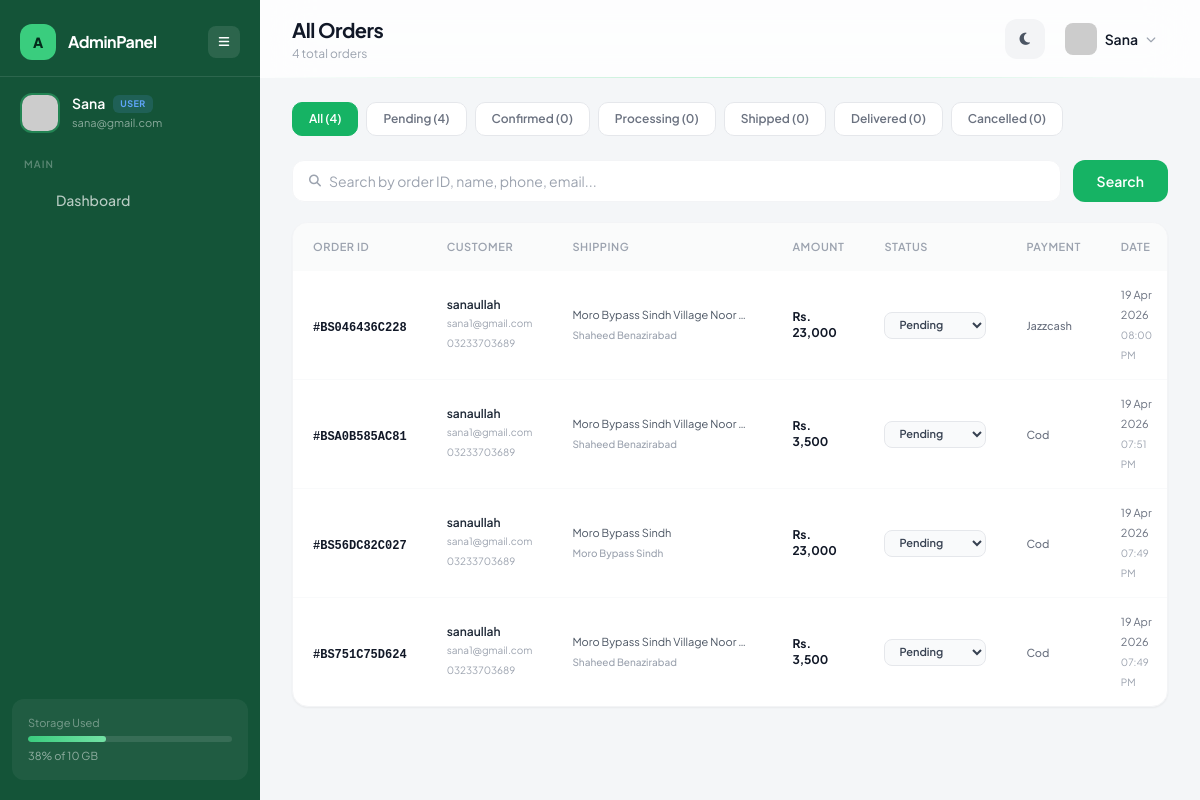
/backend/Order.php (signed in), run on the app's committed database.
### tables this page shows
CREATE TABLE `users` (
  `id` int(11) NOT NULL,
  `name` varchar(100) DEFAULT NULL,
  `email` varchar(100) DEFAULT NULL,
  `password` varchar(255) DEFAULT NULL,
  `image` varchar(255) DEFAULT NULL,
  `phone` varchar(20) DEFAULT NULL,
  `address` text DEFAULT NULL,
  `role` enum('user','admin') DEFAULT 'user',
  `created_at` timestamp NOT NULL DEFAULT current_timestamp()
);

CREATE TABLE `orders` (
  `id` int(11) NOT NULL,
  `order_id` varchar(50) NOT NULL,
  `user_id` int(11) NOT NULL,
  `total_amount` decimal(10,2) NOT NULL,
  `shipping_name` varchar(100) NOT NULL,
  `shipping_phone` varchar(20) NOT NULL,
  `shipping_address` text NOT NULL,
  `shipping_city` varchar(100) NOT NULL,
  `payment_method` varchar(50) NOT NULL DEFAULT 'cod',
  `status` enum('pending','confirmed','shipped','delivered','cancelled') NOT NULL DEFAULT 'pending',
  `created_at` timestamp NOT NULL DEFAULT current_timestamp()
);

### backend/Order.php (the view, shortened to what this page needs)
<?php
include("config/db.php");
 $uid = $_SESSION['user_id'];
 $user_res = mysqli_query($conn, "SELECT name, email, image, role FROM users WHERE id = $uid");
 $user = mysqli_fetch_assoc($user_res);
 $user_name = $user['name'] ?? 'Unknown';
 $user_email = $user['email'] ?? '';
 $user_image = !empty($user['image']) ? 'uploads/' . $user['image'] : 'https://ui-avatars.com/api/?name=' . urlencode($user_name) . '&background=16b364&color=fff&bold=true';
 $user_role = ucfirst($user['role'] ?? 'user');
 $status_filter = isset($_GET['status']) ? mysqli_real_escape_string($conn, $_GET['status']) : '';
 $search = isset($_GET['search']) ? mysqli_real_escape_string($conn, trim($_GET['search'])) : '';
 $page = max(1, (int)($_GET['page'] ?? 1));
 $limit = 15;
 $offset = ($page - 1) * $limit;
 $where = "1=1";
 $total_res = mysqli_query($conn, "SELECT COUNT(*) as c FROM orders o LEFT JOIN users u ON u.id = o.user_id WHERE $where");
 $total_orders = mysqli_fetch_assoc($total_res)['c'];
 $orders_res = mysqli_query($conn, "
    SELECT o.*, u.email AS user_email
    FROM orders o
    LEFT JOIN users u ON u.id = o.user_id
    WHERE $where
    ORDER BY o.created_at DESC
    LIMIT $limit OFFSET $offset
");
 $counts = [
    'all'       => mysqli_fetch_assoc(mysqli_query($conn, "SELECT COUNT(*) as c FROM orders"))['c'],
    'pending'   => mysqli_fetch_assoc(mysqli_query($conn, "SELECT COUNT(*) as c FROM orders WHERE status='pending'"))['c'],
    'confirmed' => mysqli_fetch_assoc(mysqli_query($conn, "SELECT COUNT(*) as c FROM orders WHERE status='confirmed'"))['c'],
    'processing'=> mysqli_fetch_assoc(mysqli_query($conn, "SELECT COUNT(*) as c FROM orders WHERE status='processing'"))['c'],
    'shipped'   => mysqli_fetch_assoc(mysqli_query($conn, "SELECT COUNT(*) as c FROM orders WHERE status='shipped'"))['c'],
    'delivered' => mysqli_fetch_assoc(mysqli_query($conn, "SELECT COUNT(*) as c FROM orders WHERE status='delivered'"))['c'],
    'cancelled' => mysqli_fetch_assoc(mysqli_query($conn, "SELECT COUNT(*) as c FROM orders WHERE status='cancelled'"))['c'],
];
?>
<!DOCTYPE html>
<html lang="en">
<head>
<script src="https://cdn.tailwindcss.com"></script>
<link rel="stylesheet" href="https://cdnjs.cloudflare.com/ajax/libs/font-awesome/6.5.0/css/all.min.css">
</head>
<body class="bg-[#f4f6f8] dark:bg-[#0a0f0d] transition-colors duration-500 min-h-screen">
<aside id="sidebar" class="sidebar-glass fixed left-0 top-0 h-full w-[260px] text-white z-50 transition-all duration-300 flex flex-col">
  <div class="flex items-center justify-between px-5 pt-6 pb-4">
    <div class="flex items-center gap-3">
      <div class="w-9 h-9 rounded-xl bg-brand-400 flex items-center justify-center text-brand-950 font-extrabold text-sm shrink-0">A</div>
      <span class="sidebar-logo-text font-bold text-base tracking-tight transition-all duration-300">AdminPanel</span>
    </div>
    <button onclick="toggleSidebar()" class="w-8 h-8 rounded-lg bg-white/10 hover:bg-white/20 flex items-center justify-center transition text-sm"><i class="fa-solid fa-bars text-xs"></i></button>
  </div>
  <div class="px-5 py-4 flex items-center gap-3 border-t border-white/10">
    <img src="<?= $user_image ?>" class="sidebar-avatar w-10 h-10 rounded-xl object-cover border-2 border-brand-400/40 transition-all duration-300 shrink-0" onerror="this.src='https://ui-avatars.com/api/?name=<?= urlencode($user_name) ?>&background=16b364&color=fff&bold=true'">
    <div class="sidebar-text transition-all duration-300">
      <div class="flex items-center gap-2"><p class="text-sm font-semibold leading-tight"><?= htmlspecialchars($user_name) ?></p><span class="role-badge <?= $user_role === 'Admin' ? 'role-admin' : 'role-user' ?>"><?= $user_role ?></span></div>
      <p class="text-[11px] text-white/50 mt-0.5"><?= htmlspecialchars($user_email) ?></p>
    </div>
  </div>
  <nav class="flex-1 mt-2 px-3 space-y-1 overflow-y-auto">
    <p class="sidebar-text text-[10px] uppercase tracking-widest text-white/30 font-semibold px-3 mb-2 transition-all duration-300">Main</p>
    <a href="dashboard.php" class="nav-link flex items-center gap-3 px-3 py-2.5 rounded-lg text-sm font-medium text-white/70 hover:text-white"><i class="fa-solid fa-grid-2 w-5 text-center text-[13px]"></i><span class="sidebar-text transition-all duration-300">Dashboard</span></a>
  </nav>
  <div class="px-3 pb-5"><div class="sidebar-text bg-white/5 rounded-xl p-4 transition-all duration-300"><p class="text-[11px] text-white/40 mb-1">Storage Used</p><div class="w-full h-1.5 bg-white/10 rounded-full overflow-hidden"><div class="h-full w-[38%] bg-gradient-to-r from-brand-400 to-brand-300 rounded-full"></div></div><p class="text-[11px] text-white/50 mt-1.5">38% of 10 GB</p></div></div>
</aside>
<main id="main" class="ml-[260px] min-h-screen transition-all duration-300">
  <header class="topbar-border sticky top-0 z-40 bg-white/80 dark:bg-[#0d1410]/80 backdrop-blur-xl px-8 py-4 flex justify-between items-center">
    <div>
      <h1 class="text-xl font-bold text-gray-900 dark:text-white tracking-tight">All Orders</h1>
      <p class="text-xs text-gray-400 mt-0.5"><?= $total_orders ?> total orders</p>
    </div>
    <div class="flex items-center gap-3">
      <button onclick="toggleDark()" id="darkBtn" class="w-10 h-10 rounded-xl bg-gray-100 dark:bg-white/5 hover:bg-gray-200 dark:hover:bg-white/10 flex items-center justify-center transition text-gray-600 dark:text-white/70"><i class="fa-solid fa-moon text-sm"></i></button>
      <div class="relative">
        <button onclick="toggleMenu()" class="flex items-center gap-2 pl-2 pr-3 py-1.5 rounded-xl hover:bg-gray-100 dark:hover:bg-white/5 transition">
          <img src="<?= $user_image ?>" class="w-8 h-8 rounded-lg object-cover" onerror="this.src='https://ui-avatars.com/api/?name=<?= urlencode($user_name) ?>&background=16b364&color=fff&bold=true'">
          <span class="hidden sm:block text-sm font-semibold text-gray-900 dark:text-white"><?= htmlspecialchars($user_name) ?></span>
          <i class="fa-solid fa-chevron-down text-[10px] text-gray-400"></i>
        </button>
      </div>
    </div>
  </header>
  <div class="px-8 py-6">
    <div class="fade-up flex gap-2 mb-5 overflow-x-auto pb-1">
      <a href="view.php" class="filter-tab <?= !$status_filter ? 'active' : '' ?>">All (<?= $counts['all'] ?>)</a>
      <a href="view.php?status=pending" class="filter-tab <?= $status_filter === 'pending' ? 'active' : '' ?>">Pending (<?= $counts['pending'] ?>)</a>
      <a href="view.php?status=confirmed" class="filter-tab <?= $status_filter === 'confirmed' ? 'active' : '' ?>">Confirmed (<?= $counts['confirmed'] ?>)</a>
      <a href="view.php?status=processing" class="filter-tab <?= $status_filter === 'processing' ? 'active' : '' ?>">Processing (<?= $counts['processing'] ?>)</a>
      <a href="view.php?status=shipped" class="filter-tab <?= $status_filter === 'shipped' ? 'active' : '' ?>">Shipped (<?= $counts['shipped'] ?>)</a>
      <a href="view.php?status=delivered" class="filter-tab <?= $status_filter === 'delivered' ? 'active' : '' ?>">Delivered (<?= $counts['delivered'] ?>)</a>
      <a href="view.php?status=cancelled" class="filter-tab <?= $status_filter === 'cancelled' ? 'active' : '' ?>">Cancelled (<?= $counts['cancelled'] ?>)</a>
    </div>
    <form method="GET" class="fade-up mb-5">
      <div class="flex gap-3">
        <div class="flex-1 flex items-center bg-white dark:bg-[#131a16] rounded-xl px-4 py-2.5 gap-2 border border-gray-100 dark:border-white/5">
          <i class="fa-solid fa-magnifying-glass text-gray-400 text-xs"></i>
          <input type="text" name="search" value="<?= htmlspecialchars($search) ?>" placeholder="Search by order ID, name, phone, email..." class="bg-transparent outline-none text-sm text-gray-700 dark:text-white/80 w-full placeholder:text-gray-400">
        </div>
        <button type="submit" class="px-6 py-2.5 bg-brand-500 hover:bg-brand-600 text-white rounded-xl text-sm font-semibold transition">Search</button>
      </div>
    </form>
    <div class="fade-up bg-white dark:bg-[#131a16] rounded-2xl border border-gray-100 dark:border-white/5 shadow-sm overflow-hidden">
      <?php if (mysqli_num_rows($orders_res) > 0): ?>
      <div class="overflow-x-auto">
        <table class="w-full text-sm">
          <thead>
            <tr class="bg-gray-50/80 dark:bg-white/[0.02]">
              <th class="text-left text-[11px] uppercase tracking-wider text-gray-400 font-semibold px-5 py-3.5">Order ID</th>
              <th class="text-left text-[11px] uppercase tracking-wider text-gray-400 font-semibold px-5 py-3.5">Customer</th>
              <th class="text-left text-[11px] uppercase tracking-wider text-gray-400 font-semibold px-5 py-3.5">Shipping</th>
              <th class="text-left text-[11px] uppercase tracking-wider text-gray-400 font-semibold px-5 py-3.5">Amount</th>
              <th class="text-left text-[11px] uppercase tracking-wider text-gray-400 font-semibold px-5 py-3.5">Status</th>
              <th class="text-left text-[11px] uppercase tracking-wider text-gray-400 font-semibold px-5 py-3.5">Payment</th>
              <th class="text-left text-[11px] uppercase tracking-wider text-gray-400 font-semibold px-5 py-3.5">Date</th>
            </tr>
          </thead>
          <tbody class="divide-y divide-gray-50 dark:divide-white/[0.03]">
            <?php while ($row = mysqli_fetch_assoc($orders_res)): ?>
            <tr class="hover:bg-gray-50/50 dark:hover:bg-white/[0.02] transition">
              <td class="px-5 py-3.5">
                <a href="order-detail.php" class="font-bold text-gray-900 dark:text-white hover:text-brand-500 transition text-xs font-mono">#<?= htmlspecialchars($row['order_id']) ?></a>
              </td>
              <td class="px-5 py-3.5">
                <p class="text-xs font-semibold text-gray-800 dark:text-white"><?= htmlspecialchars($row['shipping_name']) ?></p>
                <p class="text-[10px] text-gray-400"><?= htmlspecialchars($row['user_email'] ?? 'N/A') ?></p>
                <p class="text-[10px] text-gray-400"><?= htmlspecialchars($row['shipping_phone']) ?></p>
              </td>
              <td class="px-5 py-3.5">
                <p class="text-[11px] text-gray-600 dark:text-white/70 max-w-[180px] truncate"><?= htmlspecialchars($row['shipping_address']) ?></p>
                <p class="text-[10px] text-gray-400 font-medium"><?= htmlspecialchars($row['shipping_city']) ?></p>
              </td>
              <td class="px-5 py-3.5 font-bold text-gray-900 dark:text-white text-xs">Rs. <?= number_format($row['total_amount'], 0) ?></td>
              <td class="px-5 py-3.5">
                <form method="POST" action="../process/update-order-status.php" class="inline">
                  <select name="status" onchange="this.form.submit()" class="status-select">
                    <?php foreach (['pending','confirmed','processing','shipped','delivered','cancelled'] as $s): ?>
                      <option value="<?= $s ?>" <?= $row['status'] === $s ? 'selected' : '' ?>><?= ucfirst($s) ?></option>
                    <?php endforeach; ?>
                  </select>
                </form>
              </td>
              <td class="px-5 py-3.5">
                <span class="text-[11px] text-gray-500 font-medium"><?= ucfirst(str_replace('_', ' ', $row['payment_method'] ?? 'N/A')) ?></span>
              </td>
              <td class="px-5 py-3.5">
                <p class="text-[11px] text-gray-500"><?= date('d M Y', strtotime($row['created_at'])) ?></p>
                <p class="text-[10px] text-gray-400"><?= date('h:i A', strtotime($row['created_at'])) ?></p>
              </td>
            </tr>
            <?php endwhile; ?>
          </tbody>
        </table>
      </div>
      <?php endif; ?>
    </div>
  </div>
</main>
</body>
</html>

### backend/Order.php (style rules this page uses)
* { margin:0;padding:0;box-sizing:border-box }
body { font-family:'Plus Jakarta Sans',sans-serif }
.sidebar-glass { background:rgba(8,75,46,0.95);backdrop-filter:blur(20px) }
.nav-link { position:relative;transition:all .25s cubic-bezier(.4,0,.2,1) }
.nav-link::before { content:'';position:absolute;left:0;top:50%;transform:translateY(-50%);width:3px;height:0;border-radius:0 4px 4px 0;background:#cbcd3a;transition:height .25s cubic-bezier(.4,0,.2,1) }
.topbar-border { position:relative }
.topbar-border::after { content:'';position:absolute;bottom:0;left:0;right:0;height:1px;background:linear-gradient(90deg,transparent,rgba(58,205,126,0.3),transparent) }
.role-badge { font-size:9px;font-weight:700;letter-spacing:.05em;text-transform:uppercase;padding:2px 7px;border-radius:6px }
.role-user { background:rgba(96,165,250,0.15);color:#60a5fa }
.status-select { padding:5px 10px;border-radius:8px;font-size:11px;font-weight:600;border:1px solid #e5e7eb;outline:none;cursor:pointer;transition:all .2s;background:#f9fafb;color:#374151 }
.fade-up { opacity:0;transform:translateY(20px);animation:fadeUp .5s cubic-bezier(.4,0,.2,1) forwards }
.filter-tab { padding:7px 16px;border-radius:10px;font-size:12px;font-weight:600;text-decoration:none;background:#fff;color:#6b7280;border:1px solid #e5e7eb;transition:all .2s;white-space:nowrap }
.filter-tab.active { background:#16b364;color:#fff;border-color:#16b364 }

### data on the page
users: name "Sana", role "USER", email "sana@gmail.com"
orders: order "BS046436C228", shipping_name "sanaullah", user.email "sana1@gmail.com", shipping_phone "03233703689", shipping_address "Moro Bypass Sindh Village Noor…", shipping_city "Shaheed Benazirabad", total_amount "23,000", status "Pending", payment_method "Jazzcash", created_at "19 Apr 2026", created_at "08:00 PM"
orders: order "BSA0B585AC81", shipping_name "sanaullah", user.email "sana1@gmail.com", shipping_phone "03233703689", shipping_address "Moro Bypass Sindh Village Noor…", shipping_city "Shaheed Benazirabad", total_amount "3,500", status "Pending", payment_method "Cod", created_at "19 Apr 2026", created_at "07:51 PM"
orders: order "BS56DC82C027", shipping_name "sanaullah", user.email "sana1@gmail.com", shipping_phone "03233703689", shipping_address "Moro Bypass Sindh", shipping_city "Moro Bypass Sindh", total_amount "23,000", status "Pending", payment_method "Cod", created_at "19 Apr 2026", created_at "07:49 PM"
orders: order "BS751C75D624", shipping_name "sanaullah", user.email "sana1@gmail.com", shipping_phone "03233703689", shipping_address "Moro Bypass Sindh Village Noor…", shipping_city "Shaheed Benazirabad", total_amount "3,500", status "Pending", payment_method "Cod", created_at "19 Apr 2026", created_at "07:49 PM"

### other printed values
$total_orders "4"
$counts['all'] "4"
$counts['pending'] "4"
$counts['confirmed'] "0"
$counts['processing'] "0"
$counts['shipped'] "0"
$counts['delivered'] "0"
$counts['cancelled'] "0"
